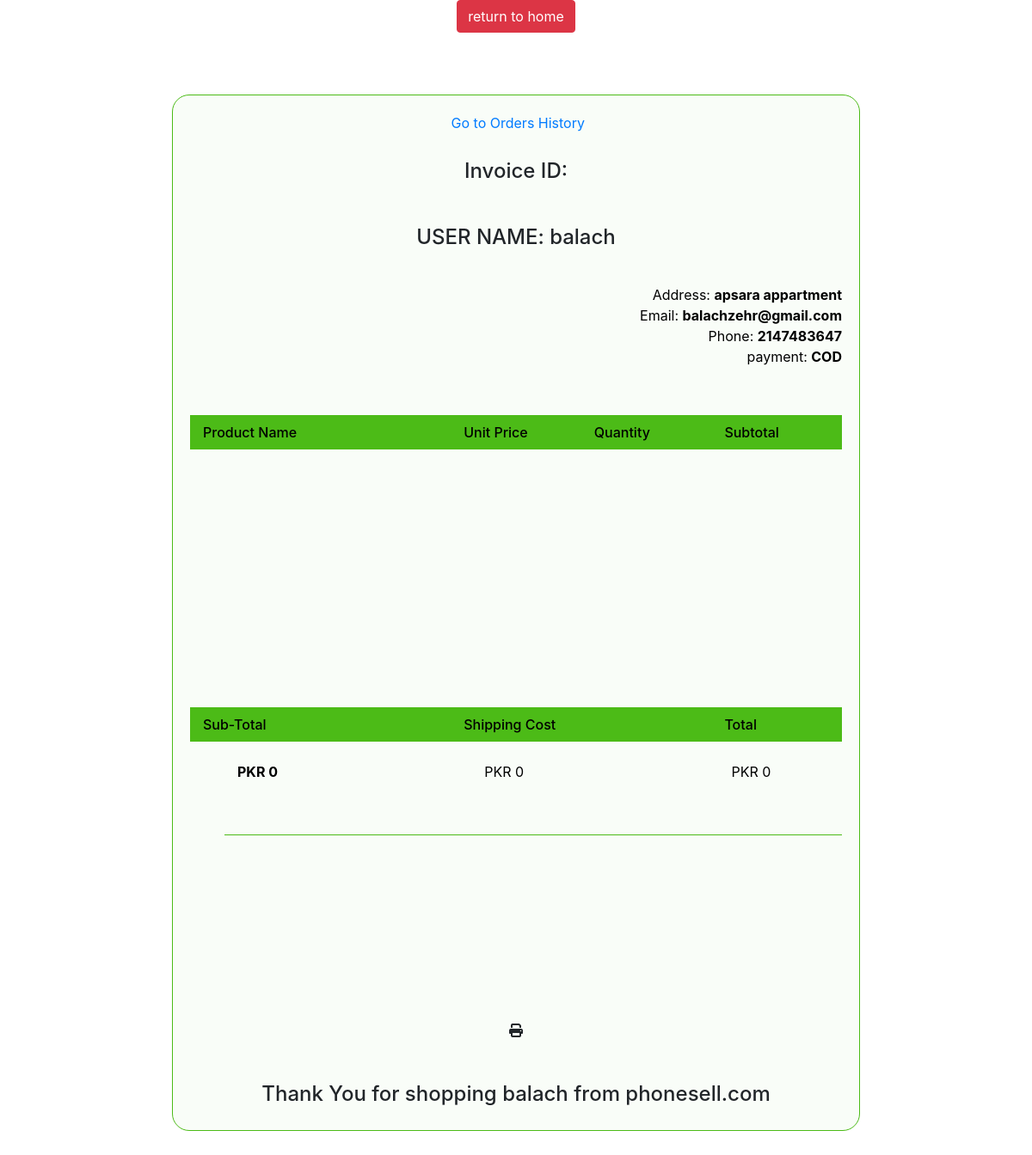
Screenshot of /invoice.php (signed in) with the database file from the repository.
### tables this page shows
CREATE TABLE `users` (
  `id` int(11) NOT NULL,
  `full_name` varchar(255) NOT NULL,
  `email` varchar(255) NOT NULL,
  `phone` varchar(11) NOT NULL,
  `password` varchar(255) NOT NULL,
  `role` varchar(10) NOT NULL,
  `address` varchar(255) NOT NULL
);

### invoice.php (the view, shortened to what this page needs)
<?php
include 'config.php';
$id = $_SESSION["user_id"];
$query = "SELECT * FROM users where id='$id' ";
$result = $conn->query($query);
if($result->num_rows > 0){
    foreach($result as $row){
        $full_name = $row['full_name'];
        $email = $row['email'];
        $phone = $row['phone'];
		$address = $row['address'];
?>
<?php
							}
						}
						?>
<?php
$order_id = $_GET['order_id'];
$query = "SELECT * FROM orders WHERE id = '$order_id'";
$orders = $conn->query($query);
$orders = mysqli_fetch_assoc($orders);
?>
<!DOCTYPE html>
<html lang="en">
<head>
	<link rel="stylesheet" href="https://cdn.jsdelivr.net/npm/bootstrap@4.0.0/dist/css/bootstrap.min.css">
</head>
<body class="goto-here">
<center><a href="index.php" class="btn btn-danger small" >return to home</a></center>
<br><br><br>
<div class="container">
		<div class="invoice-wrap mb-5">
			<div class="invoice-box">
				<div class="invoice-header">
					<div class="logo text-center">
						<a href="user_orders.php"><span class="ion-ios-arrow-back"></span> &nbsp;Go to Orders History</a>
					</div>
				</div>
				<h4 class="text-center mb-5 font-weight-600">Invoice ID: <?php echo $order_id ?></h4>
				<h4 class="text-center mb-5 font-weight-600">USER NAME: <?php echo $full_name ?></h4>
				<div class="row pb-5 invoice_details_text">
					<div class="col-md-6">
					</div>
					<div class="col-md-6">
						<div class="text-right">
							<p class="mb-3">Address: <strong><?php echo $address ?></strong></p>
							<p class="mb-3">Email: <strong><?php echo $email ?></strong></p>
							<p class="mb-3">Phone: <strong><?php echo $phone ?></strong></p>
							<p class="mb-3">payment: <strong>COD</strong></p>
						</div>
					</div>
				</div>
				<div class="invoice-desc">
					<div class="invoice-desc-head clearfix">
						<div class="invoice-sub">Product Name</div>
						<div class="invoice-rate">Unit Price</div>
						<div class="invoice-hours">Quantity</div>
						<div class="invoice-subtotal">Subtotal</div>
					</div>
					<div class="invoice-desc-body">
					</div>
					<div class="invoice-desc-footer">
					<div class="invoice-desc-head clearfix">
						<div class="invoice-sub">Sub-Total</div>
                            <div class="invoice-rate">Shipping Cost</div>
                            <div class="invoice-subtotal">Total</div>
					</div>
					<div class="invoice-desc-body">
						<ul>
							<li class="clearfix">
								<div class="invoice-sub">
									<p class="font-14 mb-5"><strong class="weight-600">PKR <?php echo number_format($orders["total"]); ?></strong></p>
								</div>
								<div class="invoice-rate font-20 weight-600">PKR <?php echo number_format($orders["delivery_charges"]); ?></div>
								<div class="invoice-subtotal main_total"><span class="weight-600 font-24">PKR <?php echo number_format($orders["delivery_charges"] + $orders["total"]); ?></span></div>
							</li>
						</ul>
					</div>
				</div>
				</div>
				<div class="text-center mt-4">
					<i class="fas fa-print" onclick="window.print()"></i>
				</div>
				<h4 class="text-center mt-5">Thank You for shopping <?php echo $full_name ?> from phonesell.com</h4>
			</div>
		</div>
	</div>
</body>
</html>

### invoice.php (style rules this page uses)
.invoice-wrap { overflow: auto; }
.invoice-wrap ul li { list-style-type: none !important; color: black !important; }
.invoice-box { background: #f9fdf8; width: 100%; max-width: 800px; margin: 0 auto; padding: 20px; border: 1px solid #4cbb17; border-radius: 20px; }
.invoice-header { padding-bottom: 30px; }
.invoice-desc .invoice-sub { width: 40%; float: left; padding: 8px 15px; }
.invoice-desc .invoice-hours, .invoice-desc .invoice-rate { width: 20%; float: left; padding: 8px 15px; }
.invoice-desc .invoice-subtotal { width: 20%; float: right; padding: 8px 15px; }
.invoice-desc .invoice-desc-head { background: #4cbb17; font-weight: 500; color: black; }
.invoice-desc .invoice-desc-body { padding-top: 15px; min-height: 300px; }
.invoice-desc .invoice-desc-footer .invoice-desc-body { padding-bottom: 0; }
.invoice_details_text { color: black; line-height: 8px; }
.invoice-desc .invoice-desc-body ul li { border-bottom: 1px solid #4cbb17; padding-bottom: 5px; }

### rows the page displays
users: full_name "balach", address "apsara appartment", email "balachzehr@gmail.com", phone "2147483647"

### other values shown
$orders["total"] "0"
$orders["delivery_charges"] "0"
$orders["delivery_charges"] + $orders["total"] "0"
